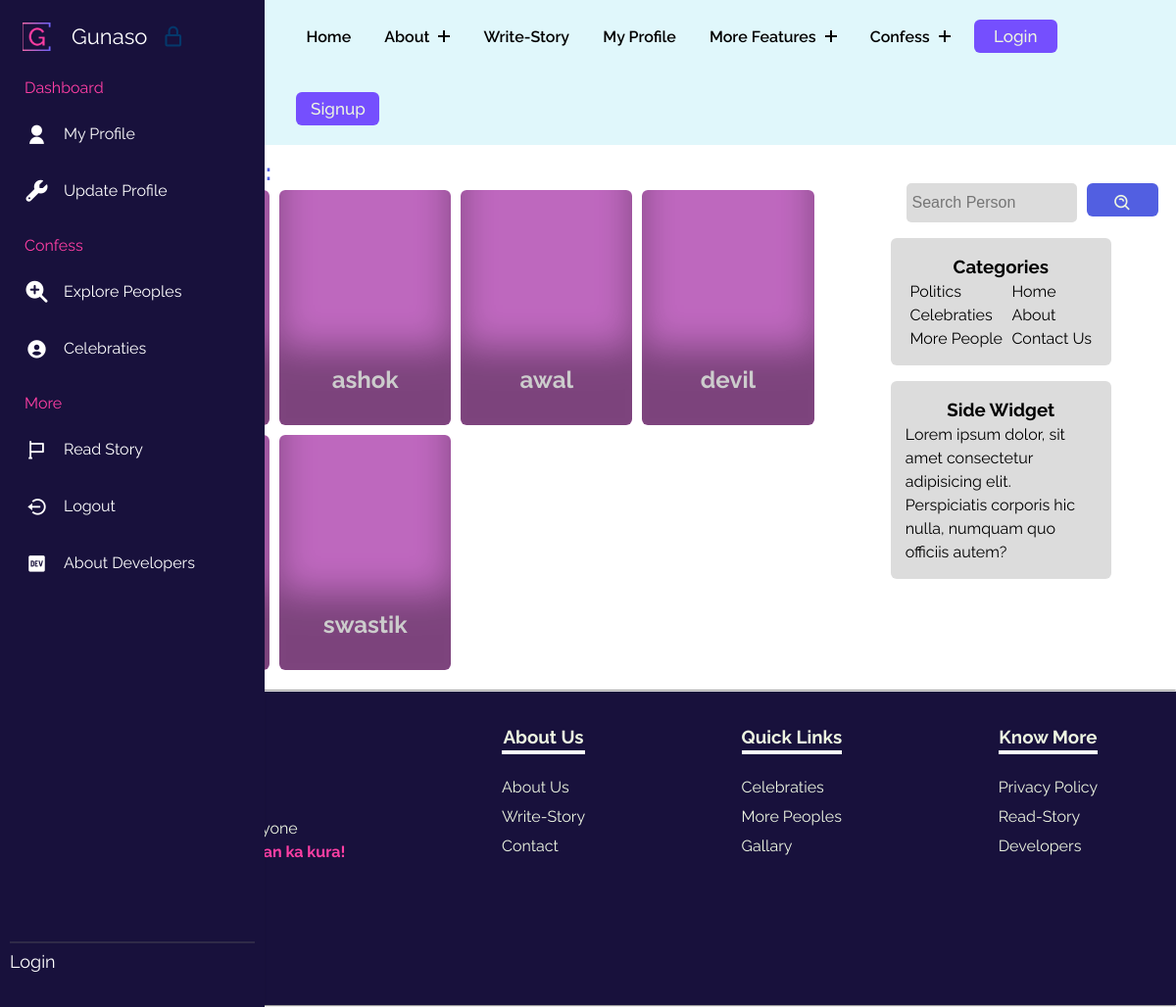
Page /searchperson/ on the earlier database version.
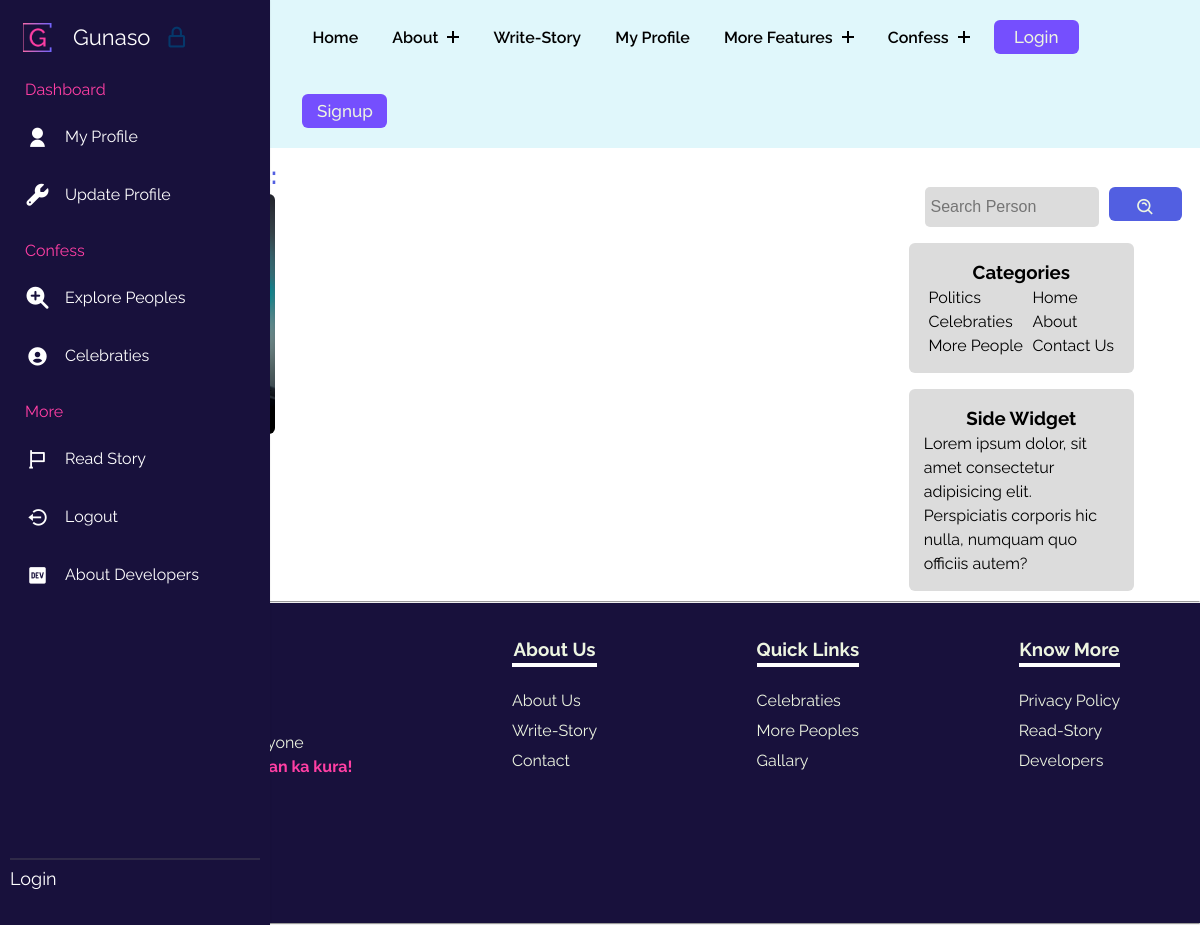
Same page on the later database version.
### gunasoApp/models.py (models this page shows, shortened)
class Profile(models.Model):
    user = models.OneToOneField(User, on_delete=models.CASCADE, related_name="Profile")
    image = models.ImageField(upload_to="gunasoApp/images/loggeduserImages", blank=True, default="upload-image")

### gunasoApp/views.py (the view)
# urls.py: path('searchperson/', views.searchperson, name="searchperson"),
def searchperson(request):
    query = request.GET.get('query', '')
    if len(query) > 100:
        allPerson = Profile.objects.none()
    else:
        try:
            user_id = int(query)
            person = Profile.objects.filter(user_id=user_id)
        except ValueError:
            person = Profile.objects.none()
        allPersonContent = Profile.objects.filter(user__username__icontains=query)
        allPerson = person.union(allPersonContent)
    params = {'allPerson': allPerson, 'query': query}
    return render(request, 'searchperson.html', params)

### templates/searchperson.html (shortened to what this page needs)
{% extends 'base.html' %}
{% load static %}
    {% block base_style%}
    {{ block.super }}
    <link rel="stylesheet" href="{% static 'styles/persons.css' %}">
    {% endblock base_style%}
    {% block content %}
    <div class="famoustopicsmain">
        <div class="containflex">
            <div class="leftside">
                <h2>Search <span class="blue">Results:</span></h2>
                    <div class="gridcontain">
                        {% for person in allPerson %}
                        <a href="../user/{{person.user}}">
                            <div class="card" style="background-image: url(../media/{{person.image}});">
                                <h2>{{person.user}}</h2>
                            </div>
                        </a>
                        {% endfor %}
                    </div>
            </div>
            <div class="rightside">
                <div class="searchdiv">
                    <form method="get" action="{% url 'searchperson' %}">
                        <input class="searchinp" type="search" placeholder="Search Person" aria-label="Search"
                            name="query" id="query">
                        <button class="copybtn" type="submit" style="margin: 0;">
                            <i class='bx bx-search-alt'></i>
                        </button>
                    </form>
                </div>
                <div class="catandside">
                    <div class="categoriesdiv">
                        <h3>Categories</h3>
                        <div class="uls">
                            <ul class="lineone">
                                <li><a href="#">Politics</a></li>
                                <li><a href="#">Celebraties</a></li>
                                <li><a href="#">More People</a></li>
                            </ul>
                            <ul class="lineone">
                                <li><a href="/">Home</a></li>
                                <li><a href="/about">About</a></li>
                                <li><a href="/">Contact Us</a></li>
                            </ul>
                        </div>
                    </div>
                    <div class="categoriesdiv">
                        <h3>Side Widget</h3>
                        <p>Lorem ipsum dolor, sit amet consectetur adipisicing elit. Perspiciatis corporis hic nulla,
                            numquam quo officiis autem?</p>
                    </div>
                </div>
            </div>
        </div>
    </div>
    {% endblock %}

Differences in the rows shown:
removed Profile: user "ashok"
removed Profile: user "awal"
removed Profile: user "devil"
removed Profile: user "swastik"
